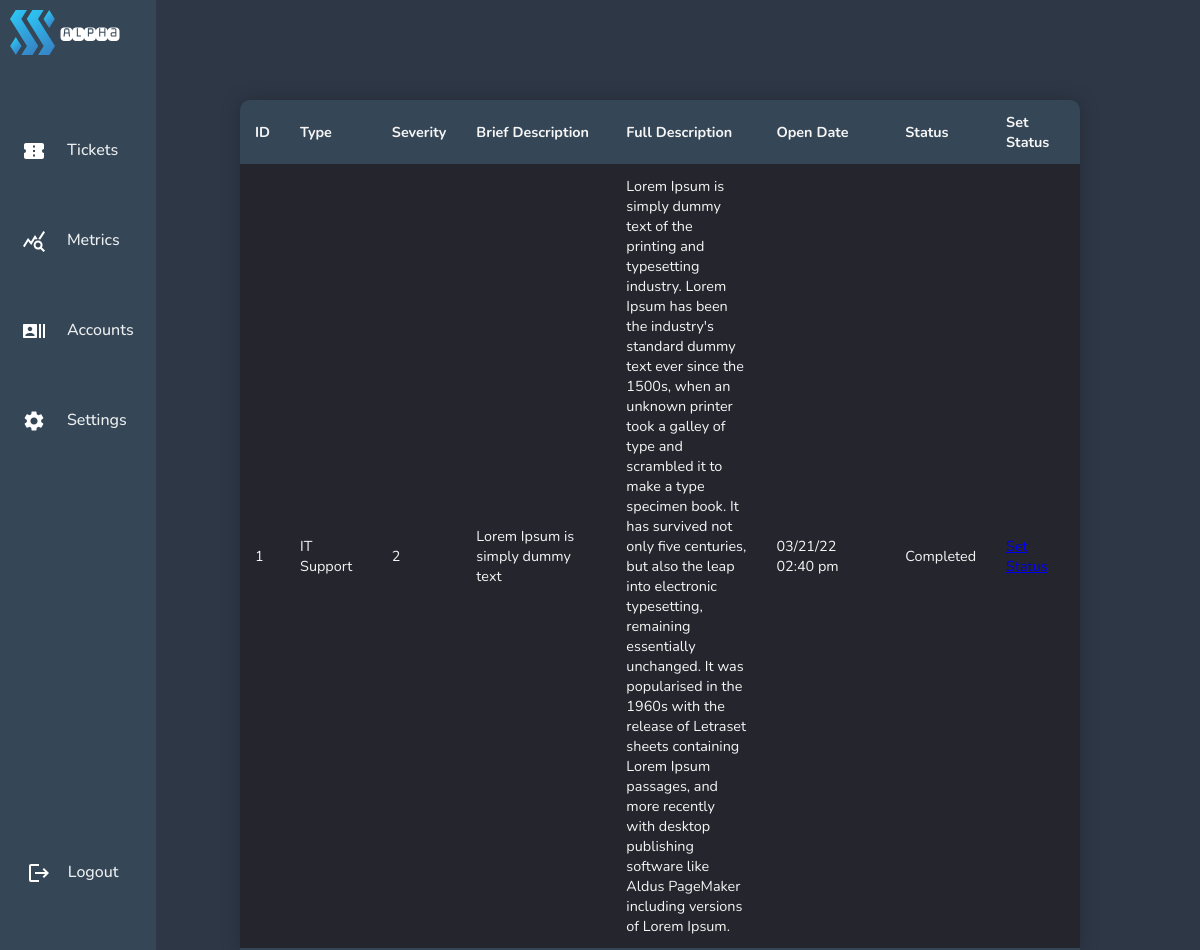
Page /pages/admin-select-ticket.php?id=1 on the earlier database version.
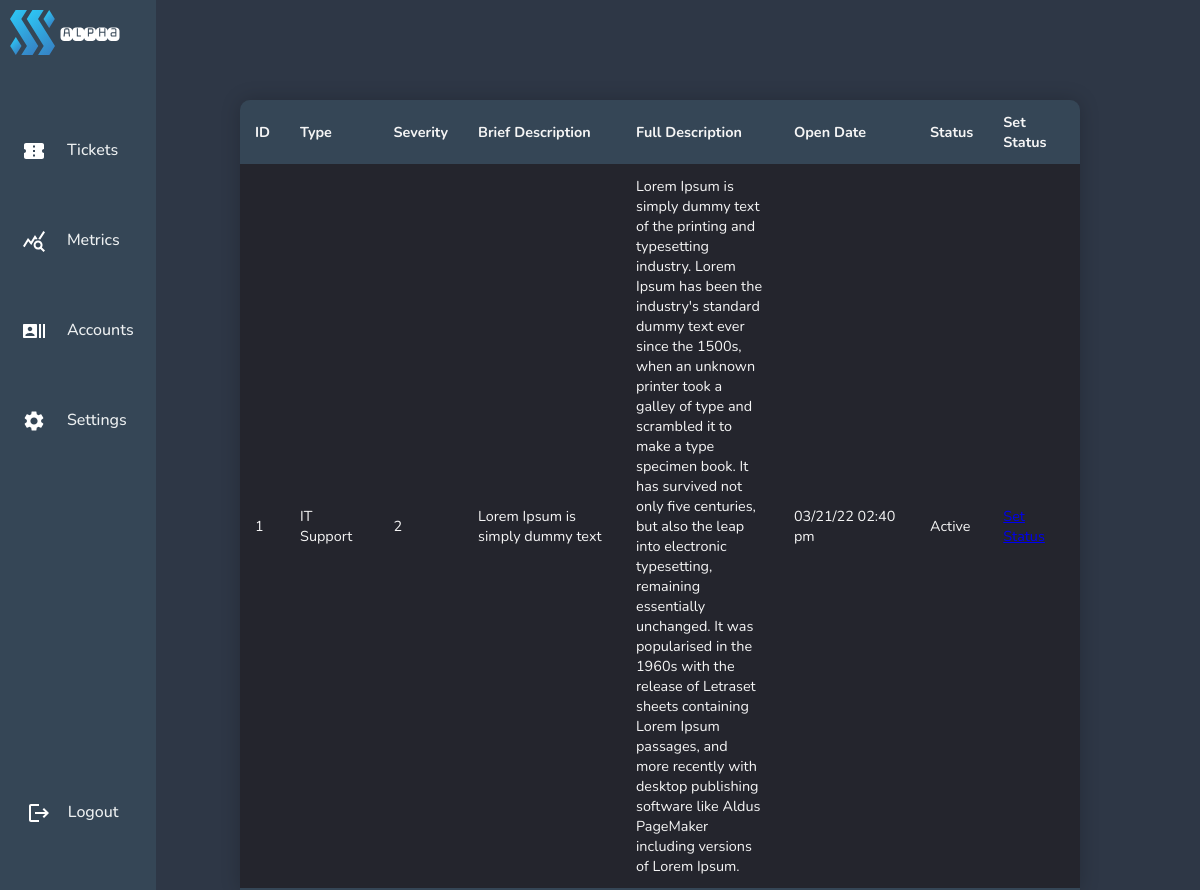
Same page on the later database version.
### tables this page shows
CREATE TABLE "itticket" (
	"id"	INTEGER,
	"user"	INTEGER,
	"type"	TEXT,
	"severity"	BLOB,
	"brief"	INTEGER,
	"full"	TEXT,
	"createdon"	TEXT,
	"status"	TEXT,
	"comment"	TEXT,
	"updatedon"	TEXT,
	PRIMARY KEY("id")
);

### pages/admin-select-ticket.php (the view, shortened to what this page needs)
<!DOCTYPE html>
<html lang="en">
<head>
    <?php include'../navigation/admindashnavbar.php';
    require ('../config/dbcon.php'); ?>
    <link rel="stylesheet" href="../navigation/admindashnavbar.css">
    <link rel="stylesheet" href="../css/admintickettable.css">
</head>
<body bgcolor="#2E3746">
<div class="full-screen-container">
    <?php
    if(isset($_GET['id'])) {
        $id = $_GET['id'];
        $query = "SELECT * FROM itticket where id=:id ";
        $statement = $conn->prepare($query);
        $data = [':id' => $id];
        $statement->execute($data);
        $statement->setFetchMode(PDO::FETCH_OBJ);
        $result = $statement->fetchAll();
    };
    ?>
    <table class="ticket-table">
        <thead>
        <tr>
            <th>ID</th>
            <th>Type</th>
            <th>Severity</th>
            <th>Brief Description</th>
            <th>Full Description</th>
            <th>Open Date</th>
            <th>Status</th>
            <th>Set Status</th>
        </tr>
        </thead>
        <?php foreach($result as $data) { ?>
            <tr>
                <td><?= $data->id; ?> </td>
                <td><?= $data->type; ?> </td>
                <td><?= $data->severity; ?> </td>
                <td><?= $data->brief; ?> </td>
                <td><?= $data->full; ?> </td>
                <td><?= $data->createdon ?> </td>
                <td><?= $data->status; ?> </td>
                <td>
                    <a href="admin-set-ticket-status.php?id=<?= $data->id; ?>" class="setstatus">Set Status</a>
                </td>
            </tr>
            <?php
        }
        ?>
    </table>
</div>
</body>
</html>

Differences in the rows shown:
changed itticket "IT Support": status "Completed" → "Active"
